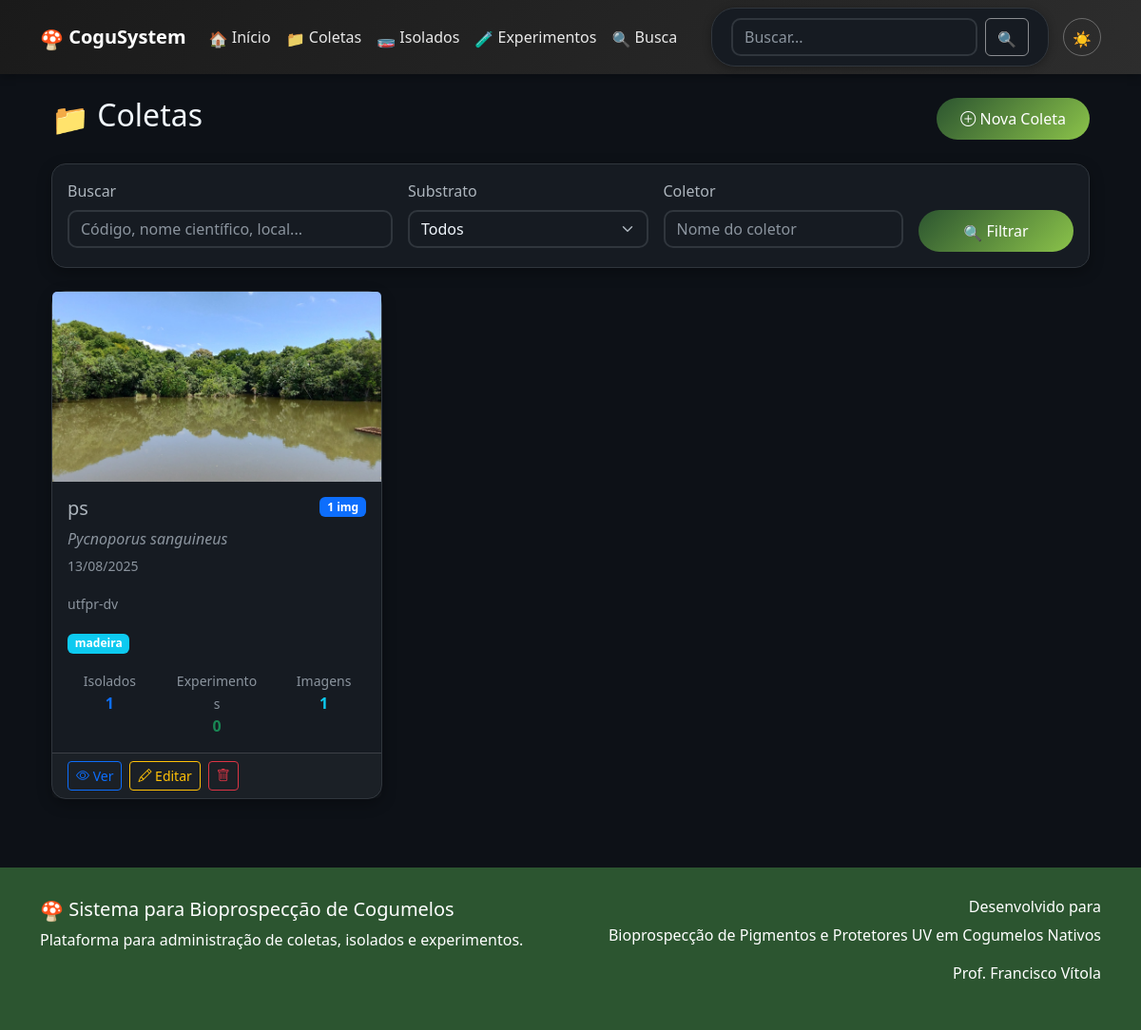
The app's page /coletas, older data.
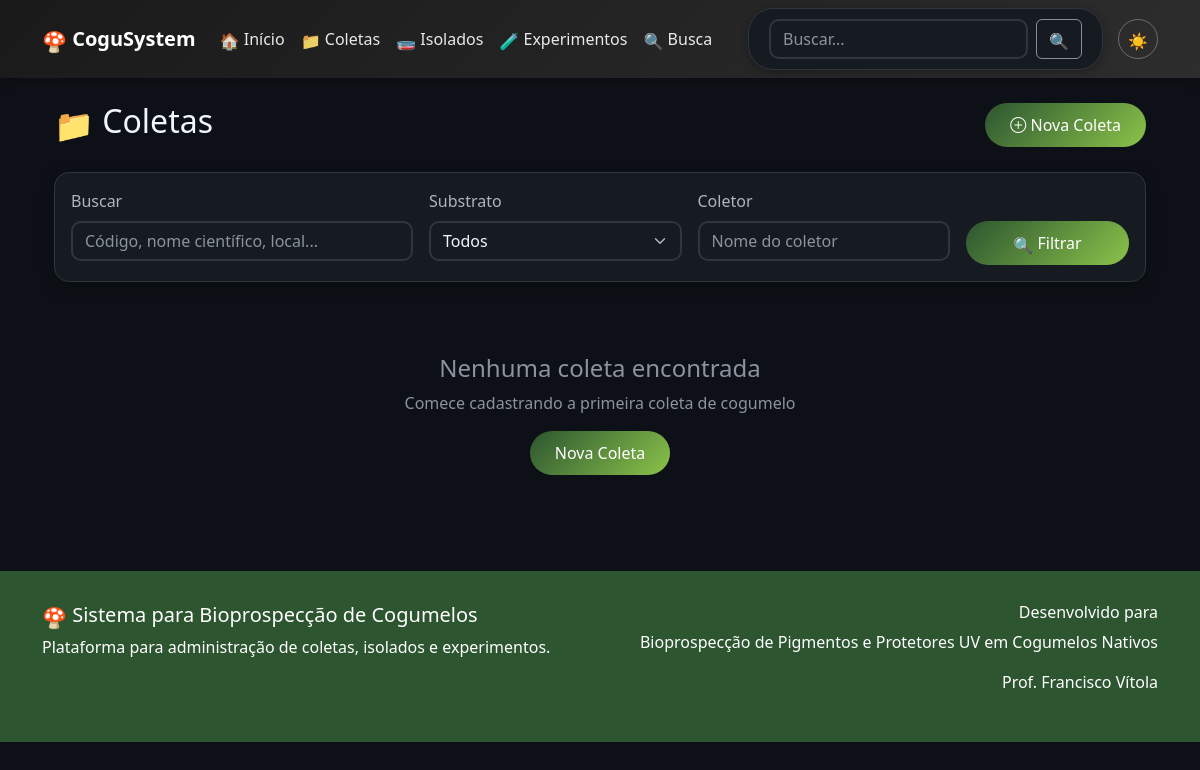
The same page, newer data.
### app.py (models this page shows)
class Coleta(db.Model):
    id = db.Column(db.Integer, primary_key=True)
    codigo = db.Column(db.String(50), unique=True, nullable=False)
    nome_cientifico = db.Column(db.String(200))
    nome_popular = db.Column(db.String(200))
    data_coleta = db.Column(db.Date, nullable=False)
    local_coleta = db.Column(db.String(500))
    coordenadas = db.Column(db.String(100))
    substrato = db.Column(db.String(200))
    coletor = db.Column(db.String(200))
    observacoes = db.Column(db.Text)
    data_cadastro = db.Column(db.DateTime, default=datetime.utcnow)
    isolados = db.relationship('Isolado', backref='coleta', lazy=True, cascade='all, delete-orphan')
    experimentos = db.relationship('Experimento', backref='coleta', lazy=True, cascade='all, delete-orphan')
    imagens = db.relationship('ImagemColeta', back_populates='coleta', lazy=True, cascade='all, delete-orphan')

class ImagemColeta(db.Model):
    id = db.Column(db.Integer, primary_key=True)
    coleta_id = db.Column(db.Integer, db.ForeignKey('coleta.id'), nullable=False)
    nome_arquivo = db.Column(db.String(255), nullable=False)
    descricao = db.Column(db.String(500))
    data_upload = db.Column(db.DateTime, default=datetime.utcnow)
    coleta = db.relationship('Coleta', back_populates='imagens')

### app.py (the view, shortened to what this page needs)
@app.route('/coletas')
def coletas():
    page = request.args.get('page', 1, type=int)
    search = request.args.get('search', '')
    substrato = request.args.get('substrato', '')
    coletor = request.args.get('coletor', '')
    query = Coleta.query
    if substrato:
        query = query.filter(Coleta.substrato == substrato)
    if coletor:
        query = query.filter(Coleta.coletor.contains(coletor))
    coletas = query.order_by(Coleta.data_cadastro.desc()).paginate(
        page=page, per_page=20, error_out=False)
    return render_template('coletas.html', coletas=coletas)

### templates/coletas.html (shortened to what the changed rows need)
{% extends "base.html" %}
{% block content %}
<div class="container mt-4">
    <div class="row mb-4">
        <div class="col-12">
            <div class="d-flex justify-content-between align-items-center">
                <h2><i class="bi bi-collection"></i> Coletas</h2>
            </div>
        </div>
    </div>
    <div class="row">
        {% for coleta in coletas.items %}
        <div class="col-lg-6 col-xl-4 mb-4">
            <div class="card h-100">
                {% if coleta.imagens %}
                <img src="{{ url_for('uploaded_file', filename=coleta.imagens[0].nome_arquivo) }}"
                     class="card-img-top"
                     style="height: 200px; object-fit: cover;"
                     alt="Imagem da coleta {{ coleta.codigo }}">
                {% else %}
                <div class="card-img-top bg-light d-flex align-items-center justify-content-center"
                     style="height: 200px;">
                    <i class="fas fa-image fa-3x text-muted"></i>
                </div>
                {% endif %}
                <div class="card-body">
                    <div class="d-flex justify-content-between align-items-start mb-2">
                        <h5 class="card-title mb-0">{{ coleta.codigo }}</h5>
                        <span class="badge bg-primary">{{ coleta.imagens|length }} img</span>
                    </div>
                    {% if coleta.nome_cientifico %}
                    <p class="card-text text-muted mb-1">
                        <em>{{ coleta.nome_cientifico }}</em>
                    </p>
                    {% endif %}
                    <p class="card-text">
                        <small class="text-muted">
                             {{ coleta.data_coleta.strftime('%d/%m/%Y') }}
                        </small>
                    </p>
                    {% if coleta.local_coleta %}
                    <p class="card-text">
                        <small class="text-muted">
                             {{ coleta.local_coleta[:50] }}{% if coleta.local_coleta|length > 50 %}...{% endif %}
                        </small>
                    </p>
                    {% endif %}
                    {% if coleta.substrato %}
                    <p class="card-text">
                        <span class="badge bg-info">{{ coleta.substrato }}</span>
                    </p>
                    {% endif %}
                    <div class="row text-center mt-3">
                        <div class="col-4">
                            <small class="text-muted">Isolados</small>
                            <div class="fw-bold text-primary">{{ coleta.isolados|length }}</div>
                        </div>
                        <div class="col-4">
                            <small class="text-muted">Experimentos</small>
                            <div class="fw-bold text-success">{{ coleta.experimentos|length }}</div>
                        </div>
                        <div class="col-4">
                            <small class="text-muted">Imagens</small>
                            <div class="fw-bold text-info">{{ coleta.imagens|length }}</div>
                        </div>
                    </div>
                </div>
                <div class="card-footer">
                    <div class="d-flex gap-2">
                        <a href="{{ url_for('coleta_detalhe', id=coleta.id) }}" class="btn btn-outline-primary btn-sm">
                            <i class="bi bi-eye"></i> Ver
                        </a>
                        <a href="{{ url_for('editar_coleta', id=coleta.id) }}" class="btn btn-outline-warning btn-sm">
                            <i class="bi bi-pencil"></i> Editar
                        </a>
                        <button type="button" class="btn btn-outline-danger btn-sm delete-coleta-btn"
                                data-coleta-id="{{ coleta.id }}"
                                data-coleta-codigo="{{ coleta.codigo }}"
                                data-imagens-count="{{ coleta.imagens|length }}"
                                data-isolados-count="{{ coleta.isolados|length }}"
                                data-experimentos-count="{{ coleta.experimentos|length }}">
                            <i class="bi bi-trash"></i>
                        </button>
                    </div>
                </div>
            </div>
        </div>
        {% else %}
        <div class="col-12">
            <div class="text-center py-5">
                <h4 class="text-muted">Nenhuma coleta encontrada</h4>
                <p class="text-muted">Comece cadastrando a primeira coleta de cogumelo</p>
                <a href="{{ url_for('nova_coleta') }}" class="btn btn-primary">
                     Nova Coleta
                </a>
            </div>
        </div>
        {% endfor %}
    </div>
</div>
{% endblock %}

Row changes from the older to the newer data that the page shows:
removed Coleta: nome_arquivo (picture), codigo "ps", imagens|length "1", nome_cientifico "Pycnoporus sanguineus", data_coleta "13/08/2025", local_coleta "utfpr-dv", substrato "madeira", isolados|length "1", experimentos|length "0"
Text that changed along with them:
text now shown: "Nenhuma coleta encontrada Comece cadastrando a primeira coleta de cogumelo Nova Coleta"
